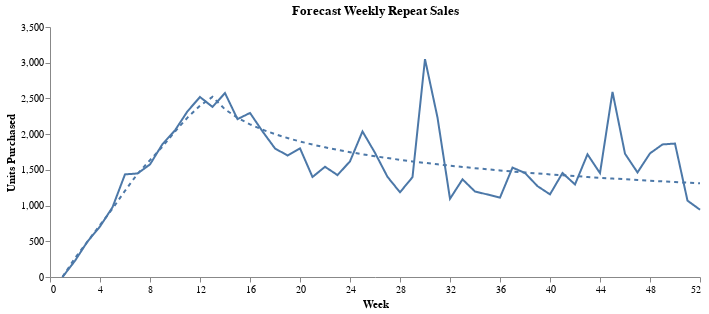

Notebook source saved alongside this figure:
### Code cell
e_total_sales = e_weekly_sales
e_trial_sales = np.zeros((full_weeks.shape[0]))
e_trial_sales[:trial_weeks.shape[0]] = mean_weekly_unit_purchases.diagonal() * incr_triers
e_repeat_sales = e_total_sales - e_trial_sales

e_repeat_sales_df = pl.DataFrame({'Week': full_weeks, 
                               'Repeat Sales': e_repeat_sales})


weekly_repeat_df = (
    CDNOW_master
    .with_columns(((pl.col('PurchDay') - 1) // 7 + 1).alias('Week'))  
    .group_by('Week')
    .agg(pl.col('Quant').sum().alias('Total Sales'))
    .join(other=weeklytrierquant, on='Week', how='left')
    .fill_null(0)
    .with_columns((pl.col('Total Sales') - pl.col('Triers Quant')).alias('Repeat Sales'))
    .select('Week', 'Repeat Sales')
)

forecasted_chart = (
    ChartTemp(e_repeat_sales_df)
    .line_encode(y_col='Repeat Sales', y_title='Units Purchased', x_range=52, dash=[4,4])
)

actual_chart = (
    ChartTemp(weekly_repeat_df.filter(pl.col('Week') <= 52).collect())
    .line_encode(y_col='Repeat Sales', y_title='Units Purchased', x_range=52)
)

chart = forecasted_chart + actual_chart

layered_line_prop(chart, 'Forecast Weekly Repeat Sales')

### Figure 1 — Vega-Lite specification as saved in the notebook (floating-point values rounded to 4 significant figures)
{"$schema": "https://vega.github.io/schema/vega-lite/v5.20.1.json", "config": {"axisX": {"grid": false}, "axisY": {"grid": false}, "view": {"continuousHeight": 300, "continuousWidth": 300, "stroke": null}}, "datasets": {"data-04ec18054725cbb160a41da3888574f0": [{"Repeat Sales": 0, "Week": 1}, {"Repeat Sales": 266.1, "Week": 2}, {"Repeat Sales": 495.0, "Week": 3}, {"Repeat Sales": 727.9, "Week": 4}, {"Repeat Sales": 956.0, "Week": 5}, {"Repeat Sales": 1207.0, "Week": 6}, {"Repeat Sales": 1443.0, "Week": 7}, {"Repeat Sales": 1636.0, "Week": 8}, {"Repeat Sales": 1826.0, "Week": 9}, {"Repeat Sales": 2037.0, "Week": 10}, {"Repeat Sales": 2232.0, "Week": 11}, {"Repeat Sales": 2398.0, "Week": 12}, {"Repeat Sales": 2521.0, "Week": 13}, {"Repeat Sales": 2347.0, "Week": 14}, {"Repeat Sales": 2229.0, "Week": 15}, {"Repeat Sales": 2137.0, "Week": 16}, {"Repeat Sales": 2063.0, "Week": 17}, {"Repeat Sales": 2000.0, "Week": 18}, {"Repeat Sales": 1945.0, "Week": 19}, {"Repeat Sales": 1897.0, "Week": 20}, {"Repeat Sales": 1854.0, "Week": 21}, {"Repeat Sales": 1815.0, "Week": 22}, {"Repeat Sales": 1780.0, "Week": 23}, {"Repeat Sales": 1748.0, "Week": 24}, {"Repeat Sales": 1718.0, "Week": 25}, {"Repeat Sales": 1691.0, "Week": 26}, {"Repeat Sales": 1665.0, "Week": 27}, {"Repeat Sales": 1641.0, "Week": 28}, {"Repeat Sales": 1619.0, "Week": 29}, {"Repeat Sales": 1597.0, "Week": 30}, {"Repeat Sales": 1577.0, "Week": 31}, {"Repeat Sales": 1559.0, "Week": 32}, {"Repeat Sales": 1541.0, "Week": 33}, {"Repeat Sales": 1524.0, "Week": 34}, {"Repeat Sales": 1508.0, "Week": 35}, {"Repeat Sales": 1492.0, "Week": 36}, {"Repeat Sales": 1477.0, "Week": 37}, {"Repeat Sales": 1463.0, "Week": 38}, {"Repeat Sales": 1450.0, "Week": 39}, {"Repeat Sales": 1437.0, "Week": 40}, {"Repeat Sales": 1424.0, "Week": 41}, {"Repeat Sales": 1412.0, "Week": 42}, {"Repeat Sales": 1401.0, "Week": 43}, {"Repeat Sales": 1389.0, "Week": 44}, {"Repeat Sales": 1379.0, "Week": 45}, {"Repeat Sales": 1368.0, "Week": 46}, {"Repeat Sales": 1358.0, "Week": 47}, {"Repeat Sales": 1348.0, "Week": 48}, {"Repeat Sales": 1339.0, "Week": 49}, {"Repeat Sales": 1330.0, "Week": 50}, {"Repeat Sales": 1321.0, "Week": 51}, {"Repeat Sales": 1312.0, "Week": 52}], "data-1519fa3d5fbdf24fca9c045bbf18e2aa": [{"Repeat Sales": 3050, "Week": 30}, {"Repeat Sales": 2592, "Week": 45}, {"Repeat Sales": 1619, "Week": 24}, {"Repeat Sales": 1112, "Week": 36}, {"Repeat Sales": 1272, "Week": 39}, {"Repeat Sales": 1296, "Week": 42}, {"Repeat Sales": 1437, "Week": 6}, {"Repeat Sales": 1402, "Week": 27}, {"Repeat Sales": 2210, "Week": 15}, {"Repeat Sales": 1731, "Week": 48}, {"Repeat Sales": 1069, "Week": 51}, {"Repeat Sales": 1861, "Week": 9}, {"Repeat Sales": 1367, "Week": 33}, {"Repeat Sales": 1800, "Week": 18}, {"Repeat Sales": 1400, "Week": 21}, {"Repeat Sales": 2520, "Week": 12}, {"Repeat Sales": 497, "Week": 3}, {"Repeat Sales": 2381, "Week": 13}, {"Repeat Sales": 2053, "Week": 10}, {"Repeat Sales": 1449, "Week": 7}, {"Repeat Sales": 2038, "Week": 25}, {"Repeat Sales": 1701, "Week": 19}, {"Repeat Sales": 1186, "Week": 28}, {"Repeat Sales": 942, "Week": 52}, {"Repeat Sales": 0, "Week": 1}, {"Repeat Sales": 1157, "Week": 40}, {"Repeat Sales": 707, "Week": 4}, {"Repeat Sales": 1543, "Week": 22}, {"Repeat Sales": 1197, "Week": 34}, {"Repeat Sales": 2233, "Week": 31}, {"Repeat Sales": 1718, "Week": 43}, {"Repeat Sales": 1532, "Week": 37}, {"Repeat Sales": 1726, "Week": 46}, {"Repeat Sales": 1856, "Week": 49}, {"Repeat Sales": 2297, "Week": 16}, {"Repeat Sales": 1738, "Week": 26}, {"Repeat Sales": 976, "Week": 5}, {"Repeat Sales": 227, "Week": 2}, {"Repeat Sales": 1095, "Week": 32}, {"Repeat Sales": 2039, "Week": 17}, {"Repeat Sales": 1801, "Week": 20}, {"Repeat Sales": 2575, "Week": 14}, {"Repeat Sales": 2320, "Week": 11}, {"Repeat Sales": 1398, "Week": 29}, {"Repeat Sales": 1576, "Week": 8}, {"Repeat Sales": 1427, "Week": 23}, {"Repeat Sales": 1464, "Week": 47}, {"Repeat Sales": 1454, "Week": 44}, {"Repeat Sales": 1155, "Week": 35}, {"Repeat Sales": 1456, "Week": 38}, {"Repeat Sales": 1456, "Week": 41}, {"Repeat Sales": 1868, "Week": 50}]}, "height": 250, "layer": [{"data": {"name": "data-04ec18054725cbb160a41da3888574f0"}, "encoding": {"color": {}, "x": {"axis": {"labelExpr": "datum.value", "title": "Week", "values": [0, 4, 8, 12, 16, 20, 24, 28, 32, 36, 40, 44, 48, 52]}, "field": "Week", "scale": {"domain": [0, 52]}, "type": "quantitative"}, "y": {"field": "Repeat Sales", "scale": {}, "title": "Units Purchased", "type": "quantitative"}}, "mark": {"strokeDash": [4, 4], "strokeWidth": 2, "type": "line"}}, {"data": {"name": "data-1519fa3d5fbdf24fca9c045bbf18e2aa"}, "encoding": {"color": {}, "x": {"axis": {"labelExpr": "datum.value", "title": "Week", "values": [0, 4, 8, 12, 16, 20, 24, 28, 32, 36, 40, 44, 48, 52]}, "field": "Week", "scale": {"domain": [0, 52]}, "type": "quantitative"}, "y": {"field": "Repeat Sales", "scale": {}, "title": "Units Purchased", "type": "quantitative"}}, "mark": {"strokeDash": [1, 0], "strokeWidth": 2, "type": "line"}}], "title": "Forecast Weekly Repeat Sales", "width": 650}
